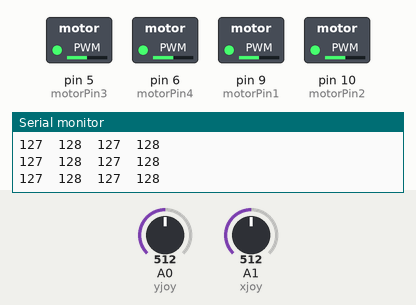
This sketch was run on a simulated Arduino Uno, built with avr-gcc and run on an emulated ATmega328P. Shown: switched loads named in the sketch (green lamp = pin HIGH), the last lines printed to the serial monitor. Inputs (shaded band) come from the test bench; at power-on: A0 (yjoy) = 512, A1 (xjoy) = 512.

Above: at 2.2 s.
2.3 s: A0 (yjoy) set to 716
At 3.2 s:
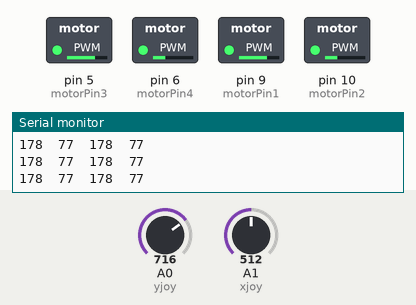
3.8 s: A1 (xjoy) set to 583
At 4.3 s:
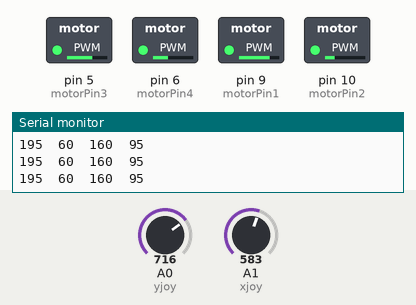
5.3 s: A1 (xjoy) set to 609
At 6.6 s:
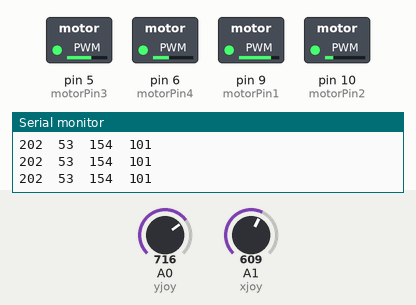
8.3 s: A0 (yjoy) set to 537
At 9.3 s:
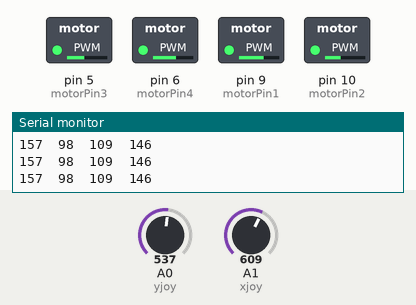
9.8 s: A0 (yjoy) set to 519
At 10.4 s:
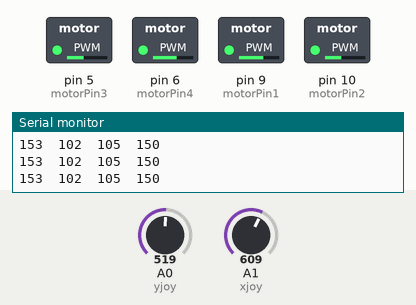
11.3 s: A1 (xjoy) set to 1023
At 12.6 s:
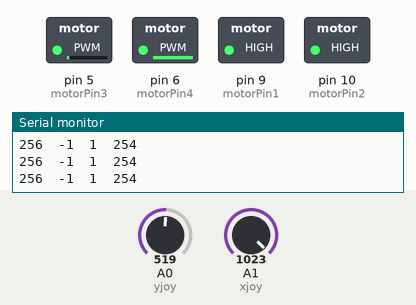
Timing chart, 0 to 13.8 s (numbered marks = the images above; inputs shaded):
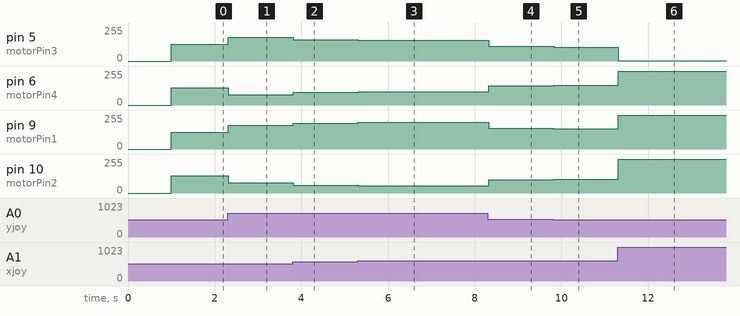

Measured:
- after the input at 2.3 s, pin 5 (motorPin3), pin 9 (motorPin1): 127/255 → 178/255 at once; pin 6 (motorPin4), pin 10 (motorPin2): 128/255 → 77/255 at once
- after the input at 3.8 s, pin 5 (motorPin3): 178/255 → 160/255 at once; pin 6 (motorPin4): 77/255 → 95/255 at once; pin 9 (motorPin1): 178/255 → 195/255 at once; pin 10 (motorPin2): 77/255 → 60/255 at once
- after the input at 5.3 s, pin 5 (motorPin3): 160/255 → 154/255 at once; pin 6 (motorPin4): 95/255 → 101/255 at once; pin 9 (motorPin1): 195/255 → 202/255 at once; pin 10 (motorPin2): 60/255 → 53/255 at once
- after the input at 8.3 s, pin 5 (motorPin3): 154/255 → 109/255 at once; pin 6 (motorPin4): 101/255 → 146/255 at once; pin 9 (motorPin1): 202/255 → 157/255 at once; pin 10 (motorPin2): 53/255 → 98/255 at once
- after the input at 9.8 s, pin 5 (motorPin3): 109/255 → 105/255 at once; pin 6 (motorPin4): 146/255 → 150/255 at once; pin 9 (motorPin1): 157/255 → 153/255 at once; pin 10 (motorPin2): 98/255 → 102/255 at once
- after the input at 11.3 s, pin 5 (motorPin3): 105/255 → 1/255 at once; pin 6 (motorPin4): 150/255 → 254/255 at once; pin 9 (motorPin1): 153/255 → 255/255 at once; pin 10 (motorPin2): 102/255 → 255/255 at once

The sketch:

control_l298.ino
```cpp
//L293D
//Motor A
const int motorPin1  = 9;  // Pin 14 of L293
const int motorPin2  = 10;  // Pin 10 of L293
//Motor B
const int motorPin3  = 5; // Pin  7 of L293
const int motorPin4  = 6;  // Pin  2 of L293


const int xjoy = A1;
const int yjoy = A0;

int xv = 0;
int yv = 0;
int medx = 0;
int medy = 0;

int maxx = 0;
int maxy = 0;

int m1 = 0;
int m2 = 0;

int m3 = 0;
int m4 = 0;

int rwheel = 0;
int lwheel = 0;

//(-Y + X) / 1000.0
//(-Y - X) / 1000.0

//This will run only one time.
void setup(){
  Serial.begin(9600);
  //Set pins as outputs
    pinMode(motorPin1, OUTPUT);
    pinMode(motorPin2, OUTPUT);
    pinMode(motorPin3, OUTPUT);
    pinMode(motorPin4, OUTPUT);

    pinMode(xjoy, INPUT);
    pinMode(yjoy, INPUT);
    pinMode(A2, INPUT_PULLUP);

    delay(1000); // dice el manual sobre usar analog como input.


    medx = analogRead(xjoy); // el joystick por default está en el medio
    medy = analogRead(yjoy);


  maxx = medx*2;
  maxy = medy*2;

//  testSequence();


}


void loop(){
  delay(1);

  xv = constrain(map(analogRead(xjoy) , 0, maxx, -1000, 1000), -1000, 1000);
  yv = constrain(map(analogRead(yjoy) , 0, maxy, 1000, -1000), -1000, 1000);

//  Serial.print(xv);
//  Serial.print('\t');
//  Serial.print(yv);
//  Serial.print('\n');
  lwheel = (-yv + xv);
  rwheel = (-yv - xv);
//  Serial.print(lwheel);
//  Serial.print('\t');
//
//  Serial.print(rwheel);
//  Serial.print('\n');


    //This code  will turn Motor A clockwise for 2 sec.
  m1 = map(lwheel, -1000, 1000, 0, 255);
  m2 = map(lwheel, -1000, 1000, 255, 0);

  m3 = map(rwheel, -1000, 1000, 0, 255);
  m4 = map(rwheel, -1000, 1000, 255, 0);


  Serial.print(m1);
  Serial.print('\t');
  Serial.print(m2);
  Serial.print('\t');
  Serial.print(m3);
  Serial.print('\t');
  Serial.print(m4);
  Serial.print('\n');
  analogWrite(motorPin1, m1);
  analogWrite(motorPin2, m2);
  analogWrite(motorPin3, m3);
  analogWrite(motorPin4, m4);


}

void testSequence(){


    //Motor Control - Motor A: motorPin1,motorpin2 & Motor B: motorpin3,motorpin4

    //This code  will turn Motor A clockwise for 2 sec.
    analogWrite(motorPin1, 180);
    analogWrite(motorPin2, 0);
    analogWrite(motorPin3, 180);
    analogWrite(motorPin4, 0);
    delay(5000);
    //This code will turn Motor A counter-clockwise for 2 sec.
    analogWrite(motorPin1, 0);
    analogWrite(motorPin2, 180);
    analogWrite(motorPin3, 0);
    analogWrite(motorPin4, 180);
    delay(5000);

    //This code will turn Motor B clockwise for 2 sec.
    analogWrite(motorPin1, 0);
    analogWrite(motorPin2, 180);
    analogWrite(motorPin3, 180);
    analogWrite(motorPin4, 0);
    delay(1000);
    //This code will turn Motor B counter-clockwise for 2 sec.
    analogWrite(motorPin1, 180);
    analogWrite(motorPin2, 0);
    analogWrite(motorPin3, 0);
    analogWrite(motorPin4, 180);
    delay(1000);

    //And this code will stop motors
    analogWrite(motorPin1, 0);
    analogWrite(motorPin2, 0);
    analogWrite(motorPin3, 0);
    analogWrite(motorPin4, 0);

}
```
